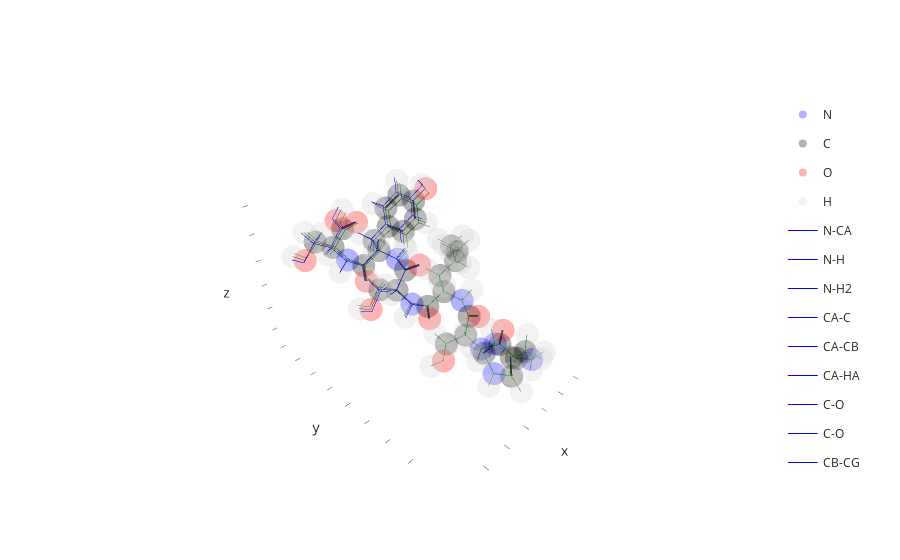

Here is the notebook cell this chart was saved with:
### Code cell
env = DistanceRotatron(graph, edges, pushback=3, radius=20, concatenation_function=concat)

animation_frames = []
evals = np.zeros_like(angles)

idx = 0
for angle in angles:
    state, eval, *_ = env.step([angle])
    evals[idx] = eval
    env.reset()
    idx += 1

_e = -evals + evals.max()
_e = _e / _e.max()
for i, angle in enumerate(angles):
    v = env.graph.draw()
    s = structure.copy()
    s.rotate_descendants(32, 33, angle, angle_is_degrees=False)
    v.draw_edges(*s.bonds, color="blue", opacity = _e[i] ) 
    animation_frames.append(go.Frame(data=v.figure.data))

angle = angles[np.argmin(evals)]
s = structure.copy()
s.rotate_descendants(32, 33, angle, angle_is_degrees=False)
v.draw_edges(*s.bonds, color="green", opacity = 1)

animation_frames.append(go.Frame(data=v.figure.data))
v.show()

anim = go.Figure(
    data=v.figure.data,
    layout=v.figure.layout,
    frames=animation_frames,
)
anim.write_html("animation.html")
